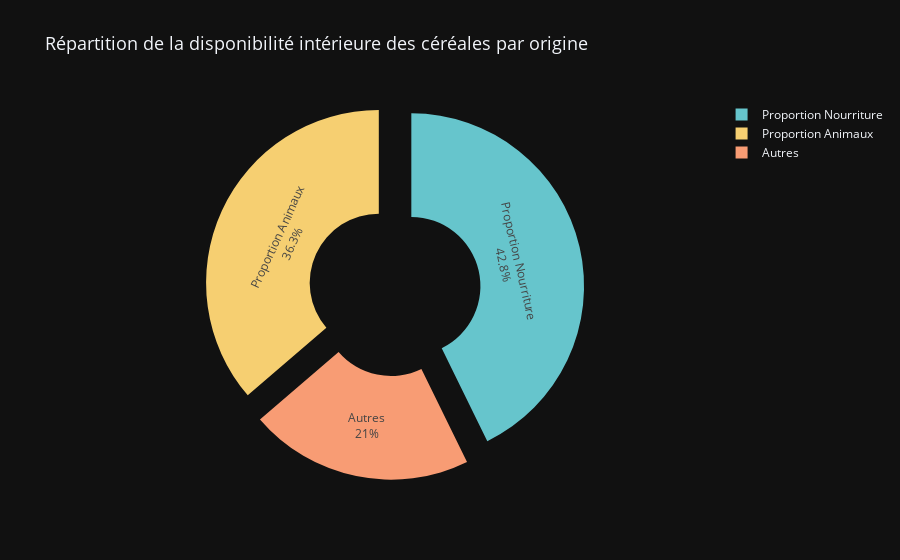

Here is the notebook cell this chart was saved with:
### Code cell
# Création du graphique en utilisant Plotly Express
fig = px.pie(
    values=dispo_cereale_total.iloc[0],
    names=dispo_cereale_total.columns,
    title="Utilisation du manioc en Thaïlande",
    labels={'names': 'Catégorie', 'values': 'Pourcentage'},
    hole=0.4,
    color_discrete_sequence=px.colors.qualitative.Pastel
)

# Mise en forme du graphique
fig.update_traces(textinfo='percent+label', pull=[0.1, 0.1, 0.1, 0.1, 0.1])
fig.update_layout(title={'text': 'Répartition de la disponibilité intérieure des céréales par origine', 'font': {'size': 18}},
                  template='plotly_dark')
# Afficher l'image dynamique
fig.show()
# Redimensionner l'image 
fig.update_layout(width=1240)
# Enregistrer en tant qu'image
fig.write_image("figure/6.png")
# Afficher l'image sur le depot Github
display(Image(filename="figure/6.png"))

### Figure 1 — Plotly figure (JSON) as saved in the notebook; plotly's stock layout.template omitted (floating-point values rounded to 4 significant figures)
{"data": [{"domain": {"x": [0, 1], "y": [0, 1]}, "hole": 0.4, "hovertemplate": "Catégorie=%{label}<br>Pourcentage=%{value}<extra></extra>", "labels": ["Origine", "Proportion Nourriture", "Proportion Animaux", "Autres"], "legendgroup": "", "name": "", "pull": [0.1, 0.1, 0.1, 0.1, 0.1], "showlegend": true, "textinfo": "percent+label", "type": "pie", "values": ["vegetale", 42.75, 36.29, 20.96]}], "layout": {"legend": {"tracegroupgap": 0}, "piecolorway": ["rgb(102, 197, 204)", "rgb(246, 207, 113)", "rgb(248, 156, 116)", "rgb(220, 176, 242)", "rgb(135, 197, 95)", "rgb(158, 185, 243)", "rgb(254, 136, 177)", "rgb(201, 219, 116)", "rgb(139, 224, 164)", "rgb(180, 151, 231)", "rgb(179, 179, 179)"], "title": {"font": {"size": 18}, "text": "Répartition de la disponibilité intérieure des céréales par origine"}}}
